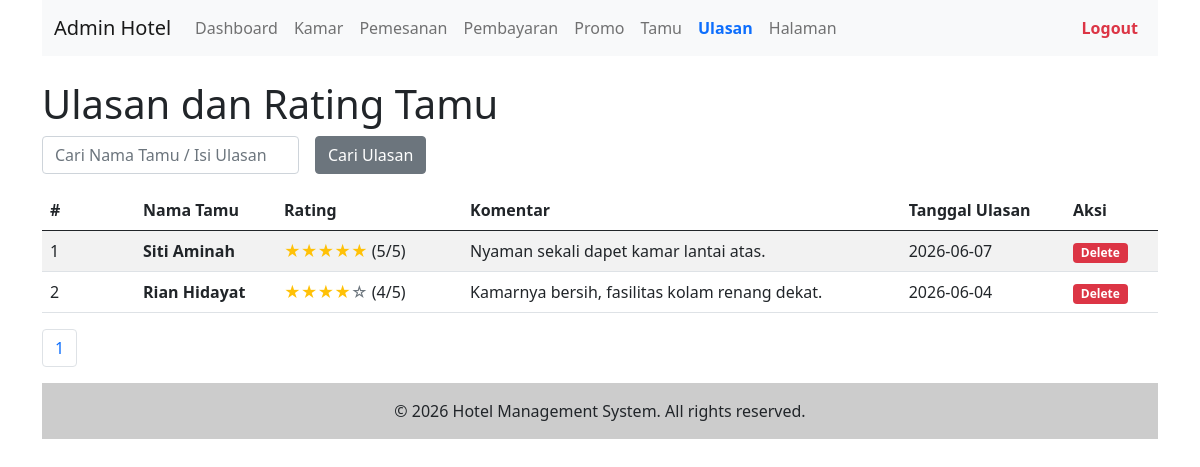
The app's page /admin/review.php (signed in) with its own data.
### tables this page shows
CREATE TABLE review (
    id_review INT AUTO_INCREMENT PRIMARY KEY,
    id_booking INT NOT NULL,
    rating INT NOT NULL,
    komentar TEXT,
    tanggal DATE NOT NULL,
    FOREIGN KEY (id_booking) REFERENCES booking(id_booking) ON DELETE CASCADE
);

CREATE TABLE user (
    id_user INT AUTO_INCREMENT PRIMARY KEY,
    nama VARCHAR(100) NOT NULL,
    email VARCHAR(100) NOT NULL UNIQUE,
    password VARCHAR(100) NOT NULL,
    token_ganti_password VARCHAR(255) NULL,  
    no_hp VARCHAR(15)
);

### admin/review.php (the view, shortened to what this page needs)
<?php include("inc_header.php") ?>
<?php
$katakunci = (isset($_GET['katakunci'])) ? $_GET['katakunci'] : "";
?>
<h1>Ulasan dan Rating Tamu</h1>
<form class="row g-3" method="get">
    <div class="col-auto">
        <input type="text" class="form-control" placeholder="Cari Nama Tamu / Isi Ulasan" name="katakunci" value="<?php echo $katakunci ?>" />
    </div>
    <div class="col-auto">
        <input type="submit" name="cari" value="Cari Ulasan" class="btn btn-secondary" />
    </div>
</form>
<table class="table table-striped mt-3">
    <thead>
        <tr>
            <th class="col-1">#</th>
            <th>Nama Tamu</th>
            <th class="col-2">Rating</th>
            <th>Komentar</th>
            <th>Tanggal Ulasan</th>
            <th class="col-1">Aksi</th>
        </tr>
    </thead>
    <tbody>
        <?php
        $sqltambahan = "";
        $per_halaman = 10;
        $sql1   = "select review.*, user.nama
                   from review
                   left join booking on review.id_booking = booking.id_booking
                   left join user on booking.id_user = user.id_user
                   $sqltambahan";
        $page   = isset($_GET['page'])?(int)$_GET['page']:1;
        $mulai  = ($page > 1) ? ($page * $per_halaman) - $per_halaman : 0;
        $q1     = mysqli_query($koneksi,$sql1);
        $total  = mysqli_num_rows($q1);
        $pages  = ceil($total / $per_halaman);
        $nomor  = $mulai + 1;
        $sql1   = $sql1." order by review.id_review desc limit $mulai,$per_halaman";
        $q1     = mysqli_query($koneksi, $sql1);
        while ($r1 = mysqli_fetch_array($q1)) {
        ?>
            <tr>
                <td><?php echo $nomor++ ?></td>
                <td><b><?php echo $r1['nama'] ?? 'Anonim' ?></b></td>
                <td>
                    <?php
                    $bintang = (int)$r1['rating'];
                    for($i = 1; $i <= 5; $i++){
                        if($i <= $bintang){
                            echo '<span class="text-warning">★</span>';
                        } else {
                            echo '<span class="text-muted">☆</span>';
                        }
                    }
                    echo " (" . $bintang . "/5)";
                    ?>
                </td>
                <td><?php echo $r1['komentar']; ?></td>
                <td><?php echo $r1['tanggal'] ?></td>
                <td>
                    <a href="review.php?op=delete&id=<?php echo $r1['id_review'] ?>" onclick="return confirm('Hapus ulasan dari tamu ini?')" class="badge bg-danger text-decoration-none">
                        Delete
                    </a>
                </td>
            </tr>
        <?php
        }
        ?>
    </tbody>
</table>
<nav aria-label="Page navigation example">
    <ul class="pagination">
        <?php
        $cari = isset($_GET['cari'])? $_GET['cari'] : "";
        for($i=1; $i <= $pages; $i++){
        ?>
            <li class="page-item">
                <a class="page-link" href="review.php?katakunci=<?php echo $katakunci?>&cari=<?php echo $cari?>&page=<?php echo $i ?>"><?php echo $i ?></a>
            </li>
        <?php
        }
        ?>
    </ul>
</nav>
<?php include("inc_footer.php") ?>

### records on screen
review: user.nama "Siti Aminah", rating "5", komentar "Nyaman sekali dapet kamar lantai atas.", tanggal "2026-06-07"
review: user.nama "Rian Hidayat", rating "4", komentar "Kamarnya bersih, fasilitas kolam renang dekat.", tanggal "2026-06-04"
